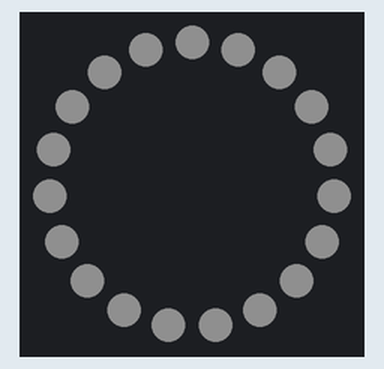
Recording of a sketch running on a simulated Arduino Uno, built with avr-gcc and run on an emulated ATmega328P. Shown: 19 RGB LEDs in a ring, first at the top, clockwise. Dim RGB values are drawn brighter than linear.

Above: at 0.05 s.
At 5.8 s:
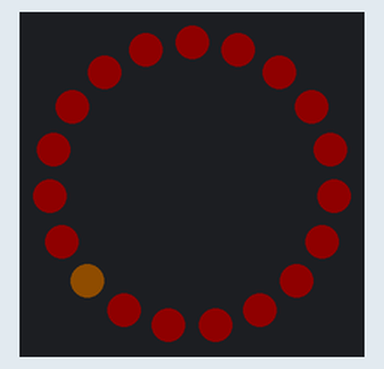
At 11.7 s:
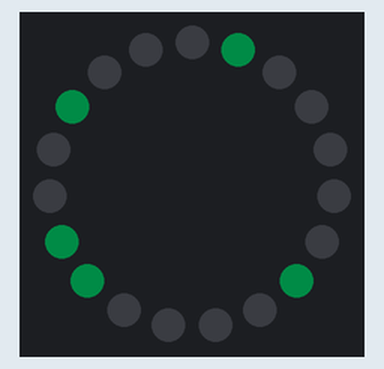
At 22.71 s:
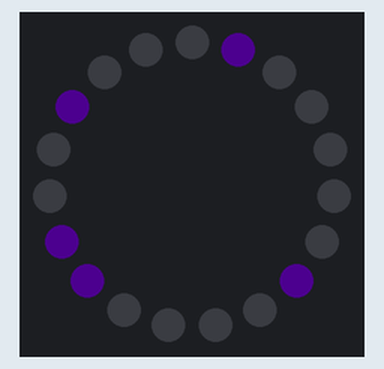
At 33.73 s:
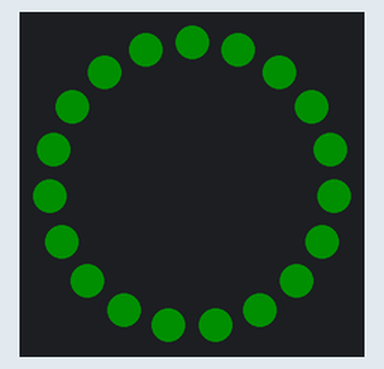
At 39.7 s:
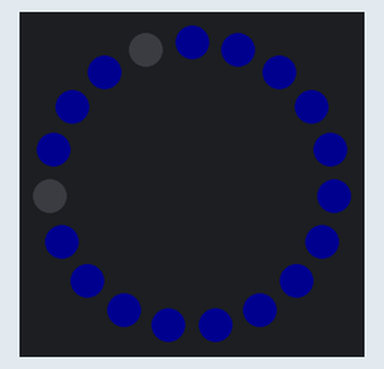

The sketch:

neopendant.ino
```cpp
#include <Adafruit_NeoPixel.h>
#include "letters.h"

#define PIN 0

#define STRIP_LEN 19
Adafruit_NeoPixel strip = Adafruit_NeoPixel(STRIP_LEN, PIN, NEO_GRB);

// Actual strip indices for pixels on pendant
uint8_t center = 12;
#define RING1_LEN 6
uint8_t ring1[RING1_LEN] = {13, 14, 15, 16, 17, 18};
#define RING2_LEN 12
uint8_t ring2[RING2_LEN] = {1, 2, 3, 4, 5, 6, 7, 8, 9, 10, 11, 0};

// COLS
#define COLS 5
uint8_t leftCol[3] = {10, 9, 8};
uint8_t leftMidCol[4] = {11, 17, 16, 7};
uint8_t centerCol[5] = {0, 12, 18, 15, 6};
uint8_t rightMidCol[4] = {1, 13, 14, 5};
uint8_t rightCol[3] = {2, 3, 4};
uint8_t colLengths[COLS] = {3, 4, 5, 4, 3};
uint8_t* cols[COLS] = {leftCol, leftMidCol, centerCol, rightMidCol, rightCol};

// ROWS
#define ROWS 7
uint8_t firstRow[3] = {11, 0, 1};
uint8_t secondRow[3] = {10, 2, 12};
uint8_t thirdRow[2] = {13, 17};
uint8_t fourthRow[3] = {9, 18, 3};
uint8_t fifthRow[2] = {14, 16};
uint8_t sixthRow[3] = {8, 4, 15};
uint8_t seventhRow[3] = {5, 6, 7};
uint8_t rowLengths[ROWS] = {3, 3, 2, 3, 2, 3, 3};
uint8_t* rows[ROWS] = {firstRow, secondRow, thirdRow, fourthRow, fifthRow, sixthRow, seventhRow};

uint8_t diagonalWipe[STRIP_LEN] = {8, 7, 6, 9, 16, 15, 5, 10, 17, 18, 14, 4, 11, 12, 13, 3, 0, 1, 2};

#define PEACE_LEN 17
uint8_t peaceSign[PEACE_LEN] = {0, 1, 2, 3, 4, 5, 6, 7, 8, 9, 10, 11, 12, 18, 15, 16, 14};
#define SMILE_LEN 9
uint8_t smileyFace[SMILE_LEN] = {11, 1, 3, 4, 5, 6, 7, 8, 9};
#define SPOKES_LEN 13
uint8_t spokes[SPOKES_LEN] = {0, 2, 4, 6, 8, 10, 12, 13, 14, 15, 16, 17, 18};
#define LINE_LEN 5
uint8_t line[LINE_LEN] = {0, 12, 18, 15, 6};

uint32_t WHITE = strip.Color(255, 255, 255);

uint32_t RED = strip.Color(255, 0, 0);
uint32_t ORANGE = strip.Color(255, 128, 0);
uint32_t YELLOW = strip.Color(255, 255, 0);
uint32_t GREEN = strip.Color(0, 255, 0);
uint32_t BLUE = strip.Color(0, 0, 255);
uint32_t INDIGO = strip.Color(75, 0, 130);
uint32_t VIOLET = strip.Color(139, 0, 255);

#define RAINBOW_LEN 7
uint32_t rainbow[RAINBOW_LEN] = {RED, ORANGE, YELLOW, GREEN, BLUE, INDIGO, VIOLET};

/*
   Clock-style         Actual hardware addresses
        0                      1
    11     1                0    2
  10    12     2         11    13     3
     17     13              18    14
  9      18      3       10    12      4
    16    14               17    15
  8     15     4         9     16     5
     7     5                8     6
        6                      7
*/

// hardware -> clock-style
uint8_t cs(uint8_t coord) {
  if (coord == 18) {
    return 12;
  }
  else if (coord == 11) {
    return 0;
  }
  else {
    return coord + 1;
  }
}

// reverse translation -- clock-style -> hardware
uint8_t sc(uint8_t pixel) {
  if (pixel == 0) {
    return 11;
  }
  else if (pixel == 12) {
    return 18;
  }
  else {
    return pixel - 1;
  }
}

void setup() {
  strip.begin();
  strip.setBrightness(15);
  strip.show(); // Initialize all pixels to 'off'
}

void loop() {

  paintAll(strip.Color(255, 255, 255));
  delay(100);
  clearPixels();

  demoRaining(50);

  demoMatrix(50);

  rainbowBubblePop(100);
  demoRainbowRadiate(100);


 // paintShape(strip.Color(0, 200, 100), smileyFace, SMILE_LEN);
  //spinOneCircle(500);
  //clearPixels();

  paintShape(strip.Color(0, 200, 100), line, LINE_LEN);
  spinOneCircle(500);
  clearPixels();

  demoColumns(strip.Color(255, 0, 255), 100);
  demoColumns(strip.Color(0, 0, 255), 100);

  demoFallingRows(strip.Color(0, 255, 0));

  rainbowLoop();
  clearPixels();

  rainbowShape(letterF, F_LEN, 5);
  rainbowShape(letterI, I_LEN, 5);
  rainbowShape(letterR, R_LEN, 5);
  rainbowShape(letterE, E_LEN, 5);
  rainbowShape(letterF, F_LEN, 5);
  rainbowShape(letterL, L_LEN, 5);
  rainbowShape(letterY, Y_LEN, 5);

  demoColorWipe(200);

  demoDiagonalColorWipe(200);

  rainbowShape(diagonalWipe, STRIP_LEN, 100);

  demoShapeWipe(letterE, E_LEN, RED, 100);
  demoShapeWipe(letterK, K_LEN, BLUE, 100);
  demoShapeWipe(letterA, A_LEN, YELLOW, 100);
  demoShapeWipe(letterV, V_LEN, GREEN, 100);
  demoShapeWipe(letterQ, Q_LEN, VIOLET, 100);
}

// UTIL-----------------------------------------
// set functions -- just change the pixel, don't call show()
void setPixel(uint8_t i, uint32_t c) {
  strip.setPixelColor(i, c);
}

void setCenter(uint32_t c) {
  strip.setPixelColor(center, c);
}

void setRing1(uint32_t c) {
  for (uint8_t i = 0; i < RING1_LEN; i++) {
    strip.setPixelColor(ring1[i], c);
  }
}

void setRing2(uint32_t c) {
  for (uint8_t i = 0; i < RING2_LEN; i++) {
    strip.setPixelColor(ring2[i], c);
  }
}

void setAll(uint32_t c) {
  for (uint16_t i = 0; i < strip.numPixels(); i++) {
    strip.setPixelColor(i, c);
  }
}

// paint functions -- call show() after changing the pixels
void paintPixel(uint8_t i, uint32_t c) {
  setPixel(i, c);
  strip.show();
}

void paintCenter(uint32_t c) {
  setCenter(c);
  strip.show();
}

void paintRing1(uint32_t c) {
  setRing1(c);
  strip.show();
}

void paintRing2(uint32_t c) {
  setRing2(c);
  strip.show();
}

void paintAll(uint32_t c) {
  setAll(c);
  strip.show();
}

void paintShape(uint32_t c, uint8_t shape[], uint8_t shape_len) {
  for (uint8_t i = 0; i < shape_len; i++) {
    strip.setPixelColor(cs(shape[i]), c);
  }
  strip.show();
}


// clear functions -- blank out a pixel and call show()
void clearPixel(uint8_t i) {
  strip.setPixelColor(i, strip.Color(0, 0, 0));
  strip.show();
}

void clearPixels() {
  paintAll(strip.Color(0, 0, 0));
}

void clearShape(uint8_t shape[], uint8_t shape_len) {
  paintShape(strip.Color(0, 0, 0), shape, shape_len);
}

// bubble pop and rainbow radiate!
void bubblePop(uint32_t c, int delayTime) {
  paintCenter(c);
  delay(delayTime);
  clearPixels();

  paintRing1(c);
  delay(delayTime);
  clearPixels();

  paintRing2(c);
  delay(delayTime);
  clearPixels();
}

void fillRings(uint32_t c, int wait) {
  paintCenter(c);
  delay(wait);
  paintRing1(c);
  delay(wait);
  paintRing2(c);
  delay(wait);
}

void demoRainbowRadiate(int waitTime) {
  for (uint8_t times = 0; times < 2; times++) {
    for (uint8_t i = 0; i < RAINBOW_LEN; i++) {
      fillRings(rainbow[i], 150);
    }
  }
  clearPixels();
}

void rainbowBubblePop(int delayTime) {
  for (uint8_t i = 0; i < RAINBOW_LEN; i++) {
    bubblePop(rainbow[i], delayTime);
  }
}


// Fill the dots one after the other with a color
void colorWipe(uint32_t c, uint8_t wait) {
  for (uint16_t i = 0; i < strip.numPixels(); i++) {
    paintPixel(cs(i), c);
    delay(wait);
  }
}

void demoColorWipe(uint8_t wait) {
  for (uint8_t i = 0; i < RAINBOW_LEN; i++) {
    colorWipe(rainbow[i], wait);
  }
}

// Fill the dots one after the other with a color
void diagonalColorWipe(uint32_t c, uint8_t wait) {
  for (uint16_t i = 0; i < strip.numPixels(); i++) {
    paintPixel(cs(diagonalWipe[i]), c);
    delay(wait);
  }
}

void demoDiagonalColorWipe(uint8_t wait) {
  for (uint8_t i = 0; i < RAINBOW_LEN; i++) {
    diagonalColorWipe(rainbow[i], wait);
  }
}

void demoShapeWipe(uint8_t shape[], uint8_t shapeLen, uint32_t c, uint8_t wait) {
  for (uint16_t i = 0; i < shapeLen; i++) {
    paintPixel(cs(shape[i]), c);
    delay(wait);
  }
  clearPixels();
  delay(wait);
  paintShape(c, shape, shapeLen);
  delay(wait * 5);
  clearShape(shape, shapeLen);
}

void demoShape(uint32_t c, uint8_t shape[], uint8_t shape_len, int waitTime) {
  clearPixels();
  paintShape(c, shape, shape_len);
  delay(waitTime);
  clearPixels();
}

void demoBlinkInOrder(int timedelay) {
  clearPixels();
  for (uint8_t i = 0; i < strip.numPixels(); i++) {
    strip.setPixelColor(cs(i), 255, 255, 255);
    strip.show();
    delay(timedelay);
    clearPixel(cs(i));
  }
}

// Rows & Columns
void demoColumns(uint32_t c, uint16_t wait) {
  clearPixels();
  // todo: shorthand this like rows?
  uint8_t i, x;
  for (i = 0; i < 2; i++) {
    for (x = 0; x < COLS; x++) {
      paintShape(c, cols[x], colLengths[x]);
      delay(wait);
    }
    for (x = 0; x < COLS; x++) {
      clearShape(cols[x], colLengths[x]);
      delay(wait);
    }
  }
  for (i = 0; i < 2; i++) {
    for (x = 0; x < COLS; x++) {
      paintShape(c, cols[x], colLengths[x]);
      delay(wait);
    }
    for (x = 0; x <= COLS; x++) {
      clearShape(cols[COLS - x], colLengths[COLS - x]);
      delay(wait);
    }
  }
  for (uint8_t i = 0; i < RAINBOW_LEN; i++) {
    columnStripe(rainbow[i], wait);
  }

  clearPixels();
}

void columnStripe(uint32_t c, uint16_t wait) {
  for (uint8_t x = 0; x < COLS; x++) {
    paintShape(c, cols[x], colLengths[x]);
    delay(wait);
    clearShape(cols[x], colLengths[x]);
  }
}

void demoFallingRows(uint32_t c) {
  clearPixels();
  for (uint8_t rowsDropped = 0; rowsDropped < 7; rowsDropped++) {
    for (uint8_t rowsBlinked = 0; rowsBlinked < 7; rowsBlinked++) {
      paintShape(c, rows[rowsBlinked], rowLengths[rowsBlinked]);
      delay(100);
      if (rowsDropped >= 6 - rowsBlinked) {
        break;
      }
      clearShape(rows[rowsBlinked], rowLengths[rowsBlinked]);
    }
  }
  delay(300);
  clearPixels();
}

void demoRaining(uint16_t wait) {
  clearPixels();
  uint8_t order[COLS] = {3, 2, 0, 4, 1};
  for (uint8_t colsRained = 0; colsRained < COLS; colsRained++) {
    uint8_t numFrames = colLengths[order[colsRained]] + 2; // for trail
    for (uint8_t frame = 0; frame < numFrames; frame++) {
      if (frame < (numFrames - 2)) {
        setPixel(cs(cols[order[colsRained]][frame]), strip.Color(0, 0, 255));
      }
      if (frame > 0 && frame < (numFrames - 1)) {
        setPixel(cs(cols[order[colsRained]][frame - 1]), strip.Color(0, 0, 128));
      }
      if (frame > 1) {
        setPixel(cs(cols[order[colsRained]][frame - 2]), strip.Color(0, 0, 30));
      }
      strip.show();
      delay(wait);
      clearShape(cols[order[colsRained]], colLengths[order[colsRained]]);
    }
  }
}


void demoMatrix(uint16_t wait) {
  clearPixels();
  uint8_t order[COLS] = {3, 2, 0, 4, 1};
  paintAll(strip.Color(0,20,0));
  for (uint8_t colsRained = 0; colsRained < COLS; colsRained++) {
    uint8_t numFrames = colLengths[order[colsRained]] + 2; // for trail
    for (uint8_t frame = 0; frame < numFrames; frame++) {
      if (frame < (numFrames - 2)) {
        setPixel(cs(cols[order[colsRained]][frame]), strip.Color(0, 255,0));
      }
      if (frame > 0 && frame < (numFrames - 1)) {
        setPixel(cs(cols[order[colsRained]][frame - 1]), strip.Color(0, 128,0));
      }
      if (frame > 1) {
        setPixel(cs(cols[order[colsRained]][frame - 2]), strip.Color(0, 40,0));
      }
      strip.show();
      delay(wait);
      paintShape(strip.Color(0,20,0), cols[order[colsRained]], colLengths[order[colsRained]]);
    }
  }
}

// Letters...

void demoAlphabet(uint32_t c, uint16_t wait) {
  for (uint8_t i = 0; i < ALPHABET; i++) {
    demoShapeWipe(letters[i], letter_len[i], c, wait);
  }
}


// Rotation! Uses current pendant lit pixels
// one 'tick' of the pendant, aka 1/6 rotation
void rotatePendant() {
  uint32_t prev1, prev2, temp;
  for (uint8_t x = 0; x < RING2_LEN; x++) {
    if (x == 0) {
      prev2 = strip.getPixelColor(ring2[RING2_LEN - 2]);
      prev1 = strip.getPixelColor(ring2[RING2_LEN - 1]);
    }
    temp = strip.getPixelColor(ring2[x]);
    strip.setPixelColor(ring2[x], prev2);
    prev2 = prev1;
    prev1 = temp;
  }
  for (uint8_t x = 0; x < RING1_LEN; x++) {
    if (x == 0) {
      prev1 = strip.getPixelColor(ring1[RING1_LEN - 1]);
    }
    temp = strip.getPixelColor(ring1[x]);
    strip.setPixelColor(ring1[x], prev1);
    prev1 = temp;
  }
  strip.show();
}

// take current design and spin one full time
void spinOneCircle(int timeDelay) {
  for (int a = 0; a < 7; a++) {
    delay(timeDelay);
    rotatePendant();

  }
}

// Rainbow Math

void rainbowShape(uint8_t shape[], uint8_t shape_len, uint8_t wait) {
  uint16_t i, j;

  for (j = 0; j < 256 * 3; j++) { // 3 cycles of all colors on wheel
    for (i = 0; i < shape_len; i++) {
      strip.setPixelColor(cs(shape[i]), Wheel(((i * 256 / shape_len) + j) & 255));
    }
    strip.show();
    delay(wait);
  }

  clearPixels();
}

// Input a value 0 to 255 to get a color value.
// The colours are a transition r - g - b - back to r.
uint32_t Wheel(byte WheelPos) {
  WheelPos = 255 - WheelPos;
  if (WheelPos < 85) {
    return strip.Color(255 - WheelPos * 3, 0, WheelPos * 3, 0);
  } else if (WheelPos < 170) {
    WheelPos -= 85;
    return strip.Color(0, WheelPos * 3, 255 - WheelPos * 3, 0);
  } else {
    WheelPos -= 170;
    return strip.Color(WheelPos * 3, 255 - WheelPos * 3, 0, 0);
  }
}

void rainbowLoop() {
  uint8_t rgbColour[3];

  // Start off with red.
  rgbColour[0] = 255;
  rgbColour[1] = 0;
  rgbColour[2] = 0;

  // Choose the colours to increment and decrement.
  for (uint8_t decColour = 0; decColour < 3; decColour += 1) {
    uint8_t incColour = decColour == 2 ? 0 : decColour + 1;

    // cross-fade the two colours.
    for (uint8_t i = 0; i < 255; i += 1) {
      rgbColour[decColour] -= 1;
      rgbColour[incColour] += 1;

      uint32_t c = strip.Color(rgbColour[0], rgbColour[1], rgbColour[2]);
      // TODO: modular-ize this
      paintShape(c, peaceSign, PEACE_LEN);
      delay(10);
    }
  }
}
```

Source omitted: letters.h (data table, 2247 bytes)

Measured:
- what the display in image 2 shows lasts 0.5 s, from 11.6 s to 12.1 s
- what the display in image 4 shows lasts 0.4 s, from 33.5 s to 33.9 s
